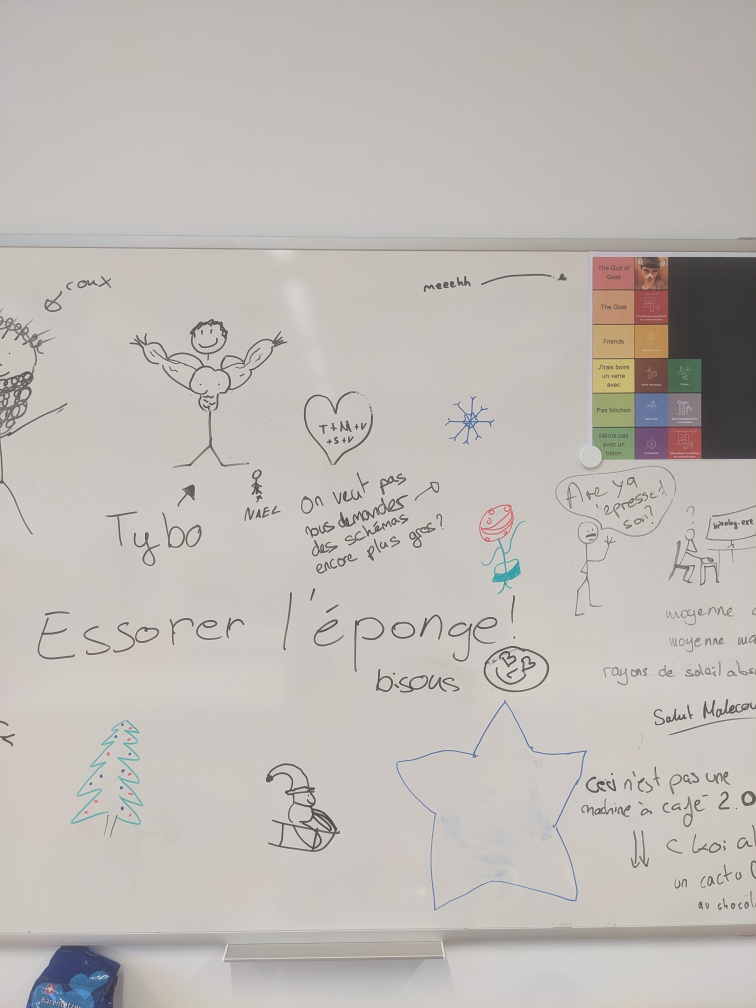
#> input picture divers/ITIV_2023_Gr_7/resources/image_center.jpg, 3024 x 4032 px, found by its file name (shown at 1/4 size)
$ python demo.py
#> lines starting #> are read from the running program, lines starting #| are printed output that depends on the picture
import argparse
import cv2
import glob
import numpy as np
import colorsys

THICKNESS = 5
COLOR_OFFSET = 0.15
MARGIN_RATIO = 0.2

isModeCleanImage = False

couplePoints: dict = {}
storedPoints: dict = {
    "../resources/image_left.jpg": {
        'base image':
            [(813, 2732), (1646, 2588), (2053, 2945), (2072, 4123), (819, 3759), (1229, 1935)],
        'image to add':
            [(1395, 1960), (2231, 1810), (2654, 2176), (2673, 3385), (1399, 3003), (1815, 1141)]
    },
    "../resources/image_right.jpg": {
        'base image':
            [(3495, 2512), (4152, 2261), (4419, 2538), (3830, 4130), (4375, 3687), (3709, 3510)],
        'image to add':
            [(480, 1736), (1195, 1456), (1491, 1751), (861, 3493), (1455, 3013), (724, 2819)]
    }
}

# {'base image': [(812, 2732), (1647, 2588), (2050, 2945), (2070, 4121), (1277, 3907), (1227, 1932)],
#   'image to add': [(1402, 1968), (2240, 1812), (2656, 2186), (2684, 3408), (1874, 3180), (1826, 1156)]}
# {'base image': [(811, 2728), (1643, 2586), (2053, 2946), (2069, 4121), (1278, 3909), (1225, 1929)],
#   'image to add': [(1406, 1974), (2242, 1822), (2664, 2190), (2683, 3401), (1874, 3178), (1822, 1157)]}
# {'base image': [(811, 2736), (1646, 2595), (2058, 2949), (2074, 4133), (1283, 3923), (1231, 1942)],
#   'image to add': [(1397, 1965), (2230, 1810), (2653, 2181), (2681, 3393), (1871, 3168), (1820, 1146)]}


# {'base image': [(3497, 2529), (4154, 2277), (4419, 2545), (3841, 4150), (4378, 3704), (3709, 3527)], 'image to add': [(480, 1736), (1195, 1456), (1491, 1751), (861, 3493), (1457, 3013), (724, 2826)]}


def help():
    print("Hot keys: \n"
          "\tESC - quit the program\n"
          "\tv - validate the points\n"
          "\t0 - clean image\n")


def values_of_cross(seed):
    offset = 10
    return {
        'x1': seed[0] - offset,
        'y1': seed[1] - offset,
        'x2': seed[0] + offset,
        'y2': seed[1] + offset
    }


def draw_cross(seed, img, index):
    image = img
    cross = values_of_cross(seed)
    # color from HSL to RGB
    color = colorsys.hls_to_rgb(index * COLOR_OFFSET, 0.5, 1)
    # Multiply by 255 to get the RGB value
    color = tuple([int(x * 255) for x in color])

    # Drawing the lines
    cv2.line(image, (cross["x1"], cross["y1"]), (cross["x2"], cross["y2"]), color, THICKNESS)
    cv2.line(image, (cross["x1"], cross["y2"]), (cross["x2"], cross["y1"]), color, THICKNESS)


def draw_points(name, img):
    global couplePoints

    # foreach point in the list of points
    for i in range(len(couplePoints[name])):
        seed = couplePoints[name][i]
        draw_cross(seed, img, i)
        cv2.imshow(name, img)


def merge_utility():
    global isModeCleanImage

    is_validate = False

    while not is_validate:
        # cv2.imshow(image_base_name, image_base)  # Show our image inside it.

        c = cv2.waitKey(1)  # ESC

        if c == 27:  # ESC
            print("Exiting ...\n")
            break

        elif c == 118:  # v
            is_validate = True
            print("Merge with these given points...\n")

        elif c == 48:  # 0
            isModeCleanImage = True
            print("Reset the initial image\n")

    return is_validate


# Compute the homography with the 2 lists of points
# [61 lines left out: functions find_my_own_homography, image_fusion, not called in this run]


def merge_image(image_base, index_image2add, by_hand):
    global couplePoints

    def add_margin(img):
        # increase the size of the image by adding transparent pixels around the image
        # the size of the margin is 10% of the image size
        margin = int(img.shape[0] * MARGIN_RATIO)
        return cv2.copyMakeBorder(img, margin, margin, margin, margin, cv2.BORDER_CONSTANT, value=[0, 0, 0, 0])

    image2add = cv2.imread(index_image2add, cv2.IMREAD_COLOR)  # Read the file - will keep this initial image

    # Initialize values
    image_base_name = "base image"
    image2add_name = "image to add"
    couplePoints = {image_base_name: storedPoints[index_image2add][image_base_name],
                    image2add_name: storedPoints[index_image2add][image2add_name]}

    def show_image(img, img_init, name):
        cv2.namedWindow(name, cv2.WINDOW_NORMAL)
        draw_points(name, img)
        cv2.imshow(name, img)

    # Display the images
    canva = add_margin(image_base)
    show_image(canva.copy(), canva, image_base_name)
    show_image(image2add.copy(), image2add, image2add_name)

    if not merge_utility():
        return image_base

    # Check if a couple of points length is the same and greater than 4
    if len(couplePoints[image_base_name]) == len(couplePoints[image2add_name]) and len(
            couplePoints[image_base_name]) >= 4:
        return image_fusion(couplePoints[image_base_name], couplePoints[image2add_name], image2add, image_base, by_hand)
    else:
        print(f"You must select the same number of points on both images and at least 4 (base image: {len(couplePoints[image_base_name])}, image to add: {len(couplePoints[image2add_name])})\n")  # raise Exception
        print("Points of image base :", str(couplePoints[image_base_name]))
        print("----------------------")
        print("Points of image to add :", str(couplePoints[image2add_name]))
        merge_utility()
        # raise Exception(
        #     f"You must select the same number of points on both images and at least 4 (base image: {len(couplePoints[image_base_name])}, image to add: {len(couplePoints[image2add_name])})")


def main(image_list, custom_homography, output_file):
#> called with custom_homography = False
    image_init = cv2.imread(image_list[0], cv2.IMREAD_COLOR)  # Read the file - will keap this initial image
#> image_init is the input picture: shape (4032, 3024, 3); mean B, G, R 182, 186.5, 191.4

    image_base = image_init.copy()

    # for image in images:
    for i in image_list[1:]:  # If we want all images except the first one --> image_list[1:]
        help()  # Shows the list of the keys
        print("Merging...\n")
        image_base = merge_image(image_base, i, custom_homography)
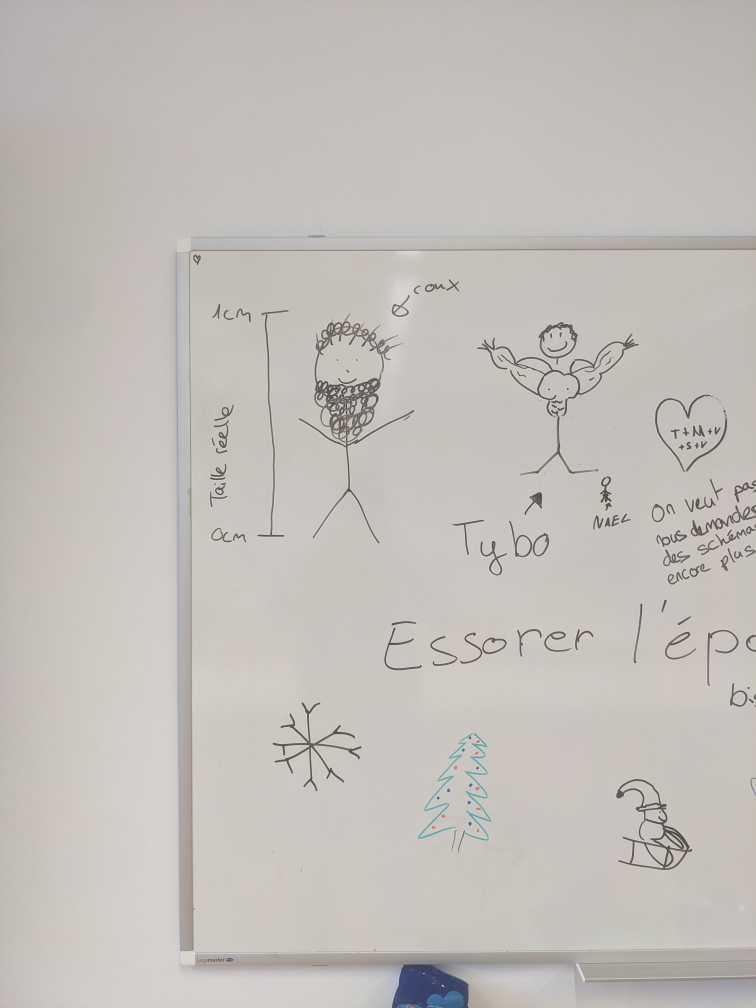
#> input picture divers/ITIV_2023_Gr_7/resources/image_left.jpg, 3024 x 4032 px, found by its file name (shown at 1/4 size)
#> in merge_image, image2add is the input picture: shape (4032, 3024, 3); mean B, G, R 186, 190.4, 194.9
#> in add_margin, `return cv2.copyMakeBorder(img, margin, margin, margin, margin, cv2.BOR..`:
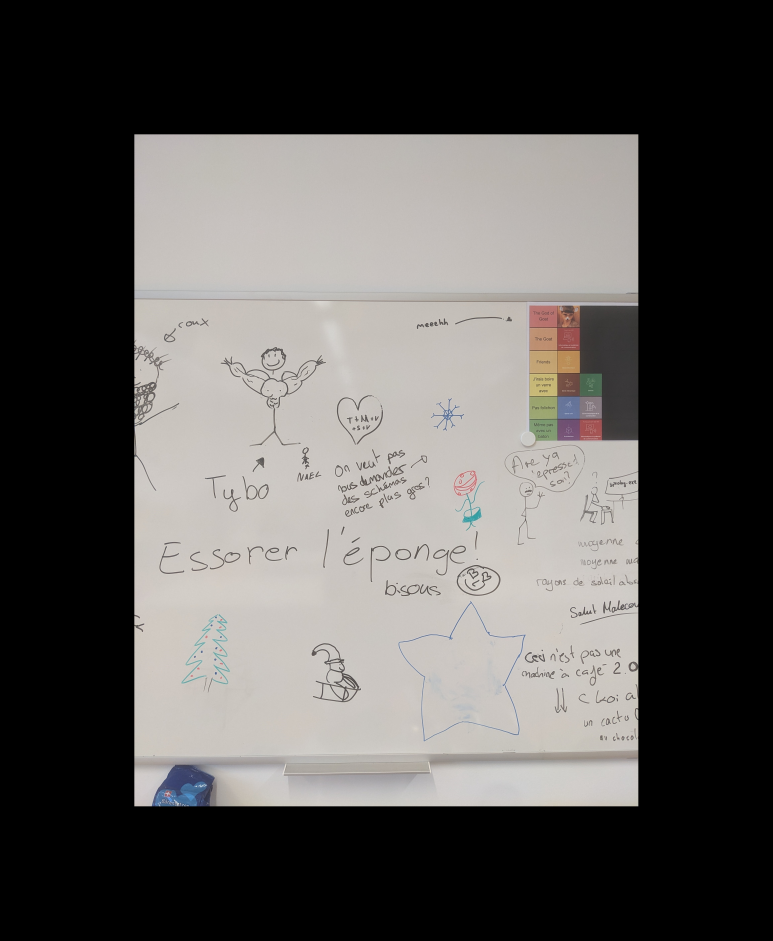
#> returned value: shape (5644, 4636, 3) (shown at 1/6 size); mean of channels 0, 1, 2 84.8, 86.9, 89.2; drawn as B, G, R
#> (key Esc is pressed here)
        print("Couple points\n", couplePoints)
#> pass 2 of the loop in main, `for i in image_list[1:]:`:
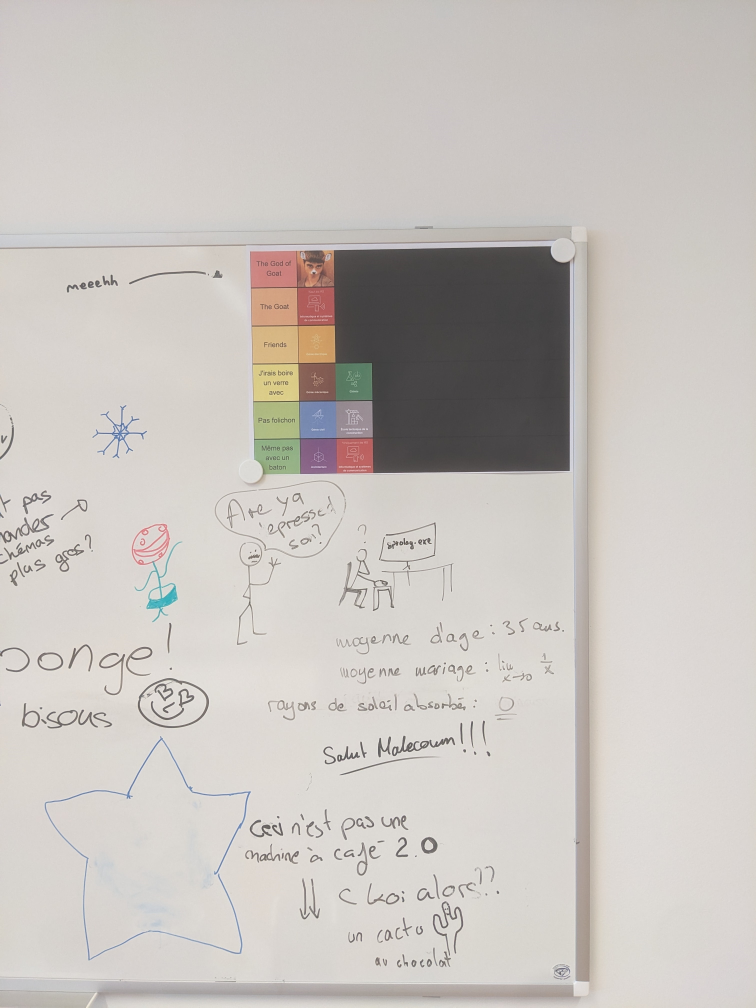
#> input picture divers/ITIV_2023_Gr_7/resources/image_right.jpg, 3024 x 4032 px, found by its file name (shown at 1/4 size)
#> in merge_image, image2add is the input picture: shape (4032, 3024, 3); mean B, G, R 191.1, 195.6, 200.5
#> the loop in draw_points (call 3), `for i in range(len(couplePoints[name])):` made 6 passes
#> pass 1, in draw_points (call 3), `cv2.imshow(name, img)`:
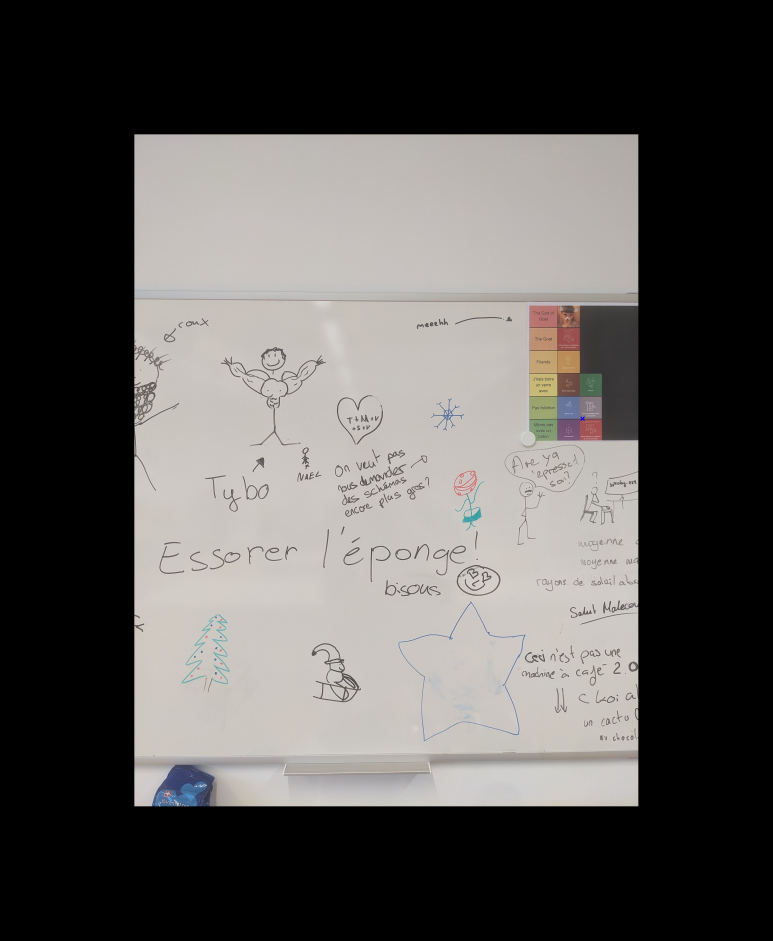
#> window 'base image': shape (5644, 4636, 3) (shown at 1/6 size); mean B, G, R 84.8, 86.9, 89.2
#> (key Enter is pressed here)

    # Save the final image
    if output_file:
        cv2.imwrite(output_file, image_base)

    # Show the final image
    cv2.destroyAllWindows()
    cv2.namedWindow("Final", cv2.WINDOW_NORMAL)
    cv2.imshow("Final", image_base)
    cv2.waitKey(0)
    cv2.destroyAllWindows()


if __name__ == '__main__':
    # Read parameters
    parser = argparse.ArgumentParser(description='Tool to merge images together')
    parser.add_argument('-c', '--custom', default=False, action='store_true', help='Use our homography computation '
                                                                                   'instead of opencv')
    parser.add_argument('-o', '--output', default=None, type=str, help='Output file name')

    args = parser.parse_args()

    parser.print_help()

    # Build the list of images
    res = "../resources/"

    # imgs = sorted(glob.glob(f"{res}*.jpg"))
    imgs = [f"{res}image_center.jpg", f"{res}image_left.jpg", f"{res}image_right.jpg"]

    main(imgs, args.custom, args.output)
